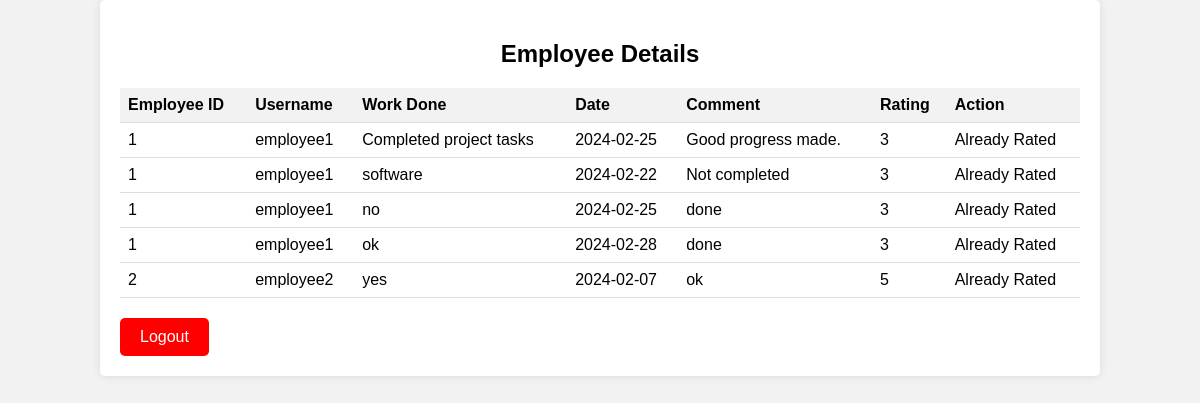
/manager_rating.php (signed in), run on the app's committed database.
### tables this page shows
CREATE TABLE `timesheets` (
  `id` int(11) NOT NULL,
  `employee_id` int(11) DEFAULT NULL,
  `work_done` text DEFAULT NULL,
  `date` date DEFAULT NULL,
  `feedback` text DEFAULT NULL,
  `rating` int(11) DEFAULT NULL
);

CREATE TABLE `employees` (
  `id` int(11) NOT NULL,
  `username` varchar(50) NOT NULL,
  `password` varchar(255) NOT NULL,
  `manager_id` int(11) DEFAULT NULL
);

### manager_rating.php (the view, shortened to what this page needs)
<?php
include('config.php');
$manager_username = $_SESSION['mgr_username'];
$sql = "SELECT e.id AS employee_id, e.username AS employee_username, t.work_done, t.date, t.feedback, t.rating
        FROM employees e
        LEFT JOIN timesheets t ON e.id = t.employee_id
        WHERE e.manager_id = (SELECT id FROM managers WHERE username = '$manager_username')";
$result = mysqli_query($conn, $sql);
?>
<!DOCTYPE html>
<html lang="en">
<head>
</head>
<body>
    <div class="container">
        <h2>Employee Details</h2>
        <table>
            <tr>
                <th>Employee ID</th>
                <th>Username</th>
                <th>Work Done</th>
                <th>Date</th>
                <th>Comment</th>
                <th>Rating</th>
                <th>Action</th>
            </tr>
            <?php
            while ($row = mysqli_fetch_assoc($result)) {
                echo "<tr>";
                echo "<td>".$row['employee_id']."</td>";
                echo "<td>".$row['employee_username']."</td>";
                echo "<td>".$row['work_done']."</td>";
                echo "<td>".$row['date']."</td>";
                echo "<td>".$row['feedback']."</td>";
                echo "<td>".$row['rating']."</td>";
                echo "<td>";
                if ($row['rating'] !== null) {
                    echo "Already Rated";
                } else {
                    echo "<a href='rate_employee.php?employee_id=".$row['employee_id']."' class='action-btn'>Rate Employee</a>";
                }
                echo "</td>";
                echo "</tr>";
            }
            ?>
        </table>
        <a href="logout.php" style="display: inline-block; background-color: red; color: white; padding: 10px 20px; text-decoration: none; border-radius: 5px; margin-top: 20px;">Logout</a>
    </div>
</body>
</html>

### manager_rating.php (style rules this page uses)
body { font-family: Arial, sans-serif; background-color: #f2f2f2; margin: 0; padding: 0; }
.container { width: 80%; margin: auto; padding: 20px; background-color: #fff; box-shadow: 0 0 10px rgba(0, 0, 0, 0.1); border-radius: 5px; }
h2 { text-align: center; margin-bottom: 20px; }
table { width: 100%; border-collapse: collapse; }
th, td { padding: 8px; text-align: left; border-bottom: 1px solid #ddd; }
th { background-color: #f2f2f2; }

### data on the page
timesheets: employee "1", employee.username "employee1", work_done "Completed project tasks", date "2024-02-25", feedback "Good progress made.", rating "3", shows "Already Rated"
timesheets: employee "1", employee.username "employee1", work_done "software", date "2024-02-22", feedback "Not completed", rating "3", shows "Already Rated"
timesheets: employee "1", employee.username "employee1", work_done "no", date "2024-02-25", feedback "done", rating "3", shows "Already Rated"
timesheets: employee "1", employee.username "employee1", work_done "ok", date "2024-02-28", feedback "done", rating "3", shows "Already Rated"
timesheets: employee "2", employee.username "employee2", work_done "yes", date "2024-02-07", feedback "ok", rating "5", shows "Already Rated"
